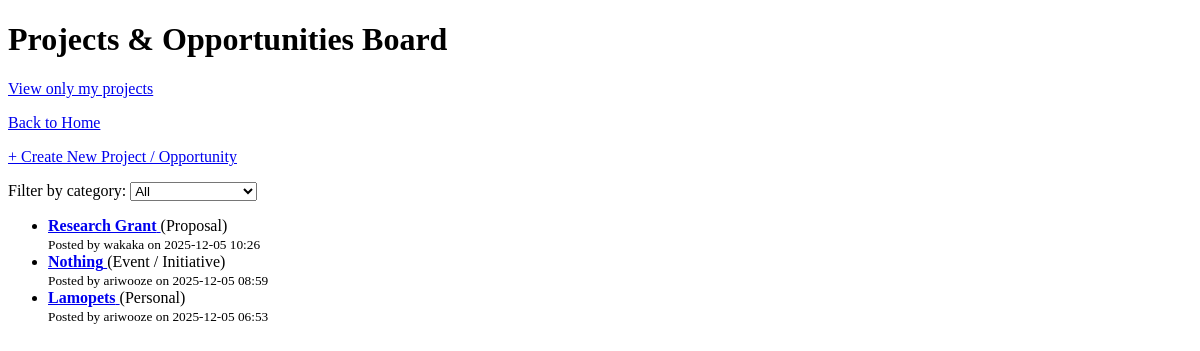
Page /projects (signed in) on the earlier database version.
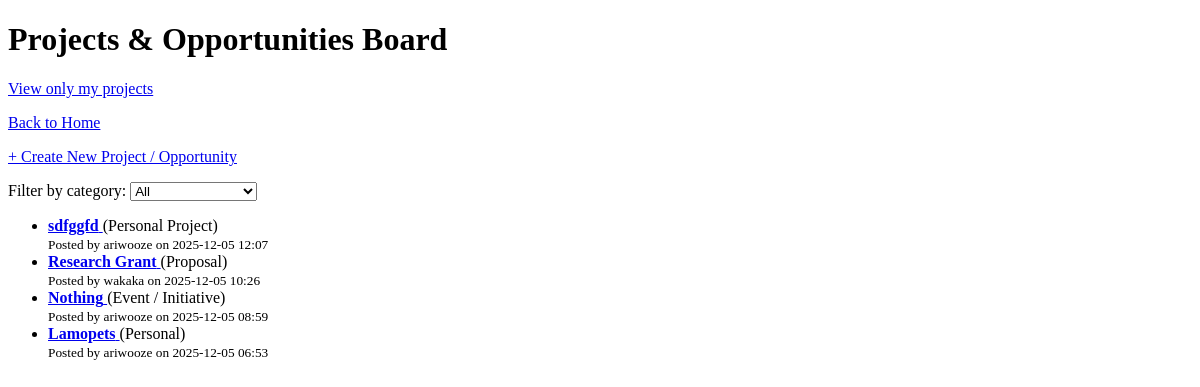
Same page on the later database version.
### main.py (models this page shows)
class Project(db.Model):
    id = db.Column(db.Integer, primary_key=True)
    title = db.Column(db.String(100), nullable=False)
    description = db.Column(db.Text, nullable=False)
    skills_required = db.Column(db.String(200))
    project_type = db.Column(db.String(50))
    owner_id = db.Column(db.Integer, db.ForeignKey('user.id'), nullable=False)
    created_at = db.Column(db.DateTime, default=datetime.utcnow)
    owner = db.relationship('User', backref='projects')

class User(db.Model, UserMixin):
    id = db.Column(db.Integer, primary_key=True)
    username = db.Column(db.String(20), nullable=False, unique=True)
    email = db.Column(db.String(20), nullable=False, unique=True)
    password = db.Column(db.String(80), nullable=False)
    role = db.Column(db.String(10), nullable=False)  # 'student' or 'mentor'

### main.py (the view)
@app.route('/projects')
@login_required
def project_list():
    selected_category = request.args.get('category', 'All')
    query = Project.query
    if selected_category == 'All':
        pass
    elif selected_category == 'Other':
        query = query.filter(Project.project_type.notin_(BASE_PROJECT_CATEGORIES))
    else:
        query = query.filter_by(project_type=selected_category)
    projects = query.order_by(Project.created_at.desc()).all()
    return render_template(
        'projects.html',
        projects=projects,
        selected_category=selected_category
    )

### main.py (called while the page is built)
@login_manager.user_loader
def load_user(user_id):
    return User.query.get(int(user_id))

### templates/projects.html (shortened to what this page needs)
<!DOCTYPE html>
<html lang="en">
<head>
</head>
<body>
    {% if mine %}
        <h1>My Projects & Opportunities</h1>
        <p><a href="{{ url_for('project_list') }}">View all projects</a></p>
    {% else %}
        <h1>Projects & Opportunities Board</h1>
        <p><a href="{{ url_for('my_projects') }}">View only my projects</a></p>
    {% endif %}
    <p><a href="{{ url_for('home') }}">Back to Home</a></p>
    <p><a href="{{ url_for('create_project') }}">+ Create New Project / Opportunity</a></p>
    <form method="get">
        <label for="category">Filter by category:</label>
        <select name="category" id="category" onchange="this.form.submit()">
            <option value="All" {% if selected_category == 'All' %}selected{% endif %}>All</option>
        </select>
    </form>
    {% if projects %}
        <ul>
            {% for project in projects %}
                <li>
                    <a href="{{ url_for('project_detail', project_id=project.id) }}">
                        <strong>{{ project.title }}</strong>
                    </a>
                    {% if project.project_type %}
                        ({{ project.project_type }})
                    {% endif %}
                    <br>
                    <small>
                        Posted by {{ project.owner.username }}
                        on {{ project.created_at.strftime('%Y-%m-%d %H:%M') }}
                    </small>
                </li>
            {% endfor %}
        </ul>
    {% else %}
        <p>No projects found for this category.</p>
    {% endif %}
</body>
</html>

Differences in the rows shown:
added Project: title "sdfggfd", project_type "Personal Project", owner.username "ariwooze", created_at "2025-12-05 12:07"
